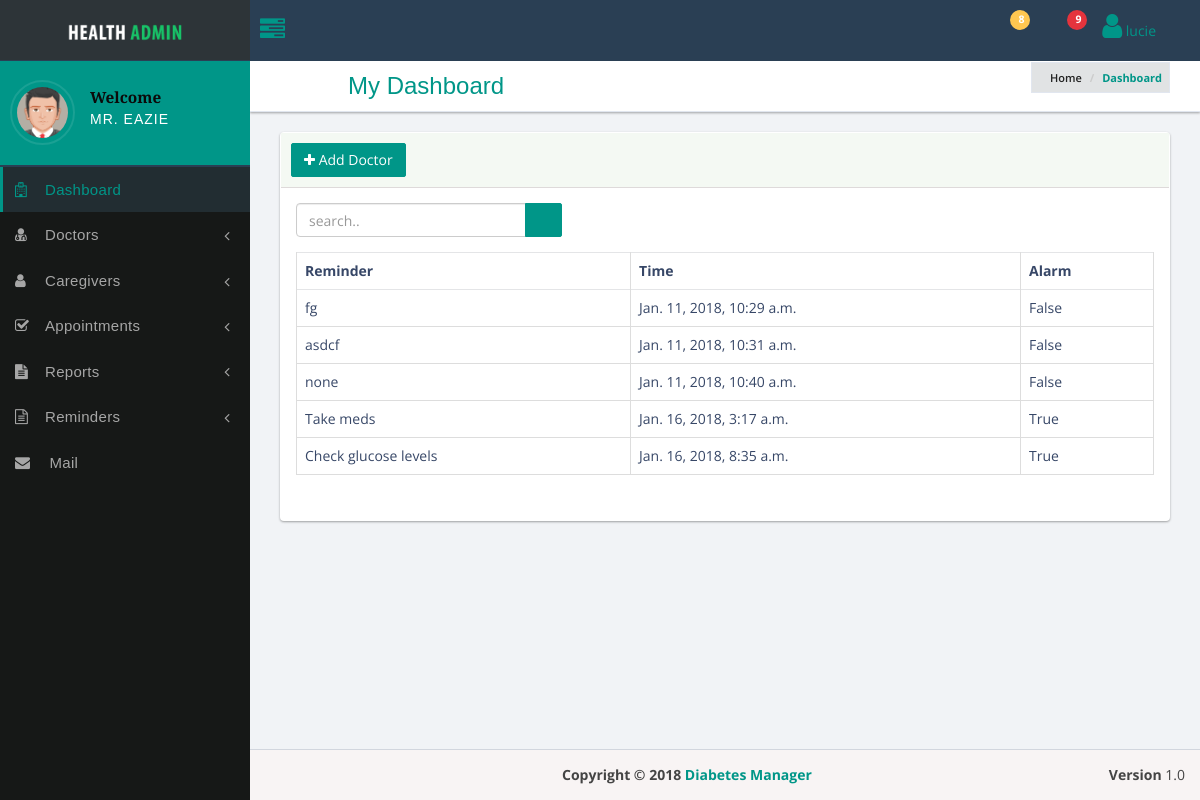
The app's page /reminderlist (signed in) with its own data.
### diabetes/models.py (models this page shows, shortened)
class Reminder(models.Model):
	reminder = models.CharField(max_length = 50)
	user = models.ForeignKey(User, on_delete=models.CASCADE, default=1)
	time = models.DateTimeField(auto_now=True)
	alarm = models.BooleanField(default=True)

### diabetes/views.py (the view)
# urls.py: url(r'^reminderlist', views.reminder_list, name = 'reminder_list'),
def reminder_list(request):
        reminders =	Reminder.objects.filter(user=request.user)
        return render(request, 'diabetes/reminders.html', {'reminders' : reminders})

### diabetes/templates/diabetes/reminders.html
{% extends 'diabetes/base.html' %}
{% block content %}
<div class="row">
    <div class="col-sm-12">
        <div class="panel panel-bd lobidrag">
            <div class="panel-heading">
                <div class="btn-group">
                    <a class="btn btn-success" href="app-list.html#"> <i class="fa fa-plus"></i>  Add Doctor</a>
                </div>
            </div>
            <div class="panel-body">
                <div class="row">
                    <div class="panel-header">
                        <div class="col-sm-4">
                        <div class="dataTables_length" id="example_length">
                            <div class="input-group custom-search-form">
                                <input type="search" class="form-control" placeholder="search..">
                                <span class="input-group-btn">
                                    <button class="btn btn-primary" type="button">
                                        <span class="glyphicon glyphicon-search"></span>
                                    </button>
                                </span>
                            </div>
                        </div>
                    </div>
                </div>
            </div>
            <div class="table-responsive">
                <table class="table table-bordered table-hover">
                    <thead>
                        <tr>
                            <th>Reminder</th>
                            <th>Time</th>
                            <th>Alarm</th>
                        </tr>
                    </thead>
                    <tbody>
                        {% for reminder in reminders %}
                            <tr>
                            <td>{{reminder.reminder}}</td>
                            <td>{{reminder.time}}</td>
                            <td>{{reminder.alarm}}</td>
                        </tr>
                        {% endfor %}
                    </tbody>
                </table>
            </div>
        </div>
    </div>
</div>
</div>
{% endblock %}

### diabetes/templates/diabetes/base.html (shortened to what this page needs)
<!DOCTYPE html>
{% load staticfiles %}
<html lang="en">
<head>
   <link href="{% static 'plugins/jquery-ui-1.12.1/jquery-ui.min.css' %} " rel="stylesheet" type="text/css"/>
   <link href="{% static 'bootstrap/css/bootstrap.min.css' %} " rel="stylesheet" type="text/css"/>
   <link href="{% static 'plugins/lobipanel/lobipanel.min.css' %} " rel="stylesheet" type="text/css"/>
   <link href="{% static 'plugins/pace/flash.css' %} " rel="stylesheet" type="text/css"/>
   <link href="{% static 'fonts/css/font-awesome.min.css' %} " rel="stylesheet" type="text/css"/>
   <link href="{% static 'pe-icon-7-stroke/css/pe-icon-7-stroke.css' %} " rel="stylesheet" type="text/css"/>
   <link href="{% static 'themify-icons/themify-icons.css' %} " rel="stylesheet" type="text/css"/>
        <link href="{% static 'plugins/toastr/toastr.css' %}" rel="stylesheet" type="text/css"/>
        <link href="{% static 'plugins/emojionearea/emojionearea.min.css' %}" rel="stylesheet" type="text/css"/>
        <link href="{% static 'plugins/monthly/monthly.css' %}" rel="stylesheet" type="text/css"/>
        <link href="{% static 'dist/css/stylehealth.min.css' %}" rel="stylesheet" type="text/css"/>
        <link rel="stylesheet" href="{% static 'base.css' %}">
    </head>
    <body class="hold-transition sidebar-mini">
        <div class="wrapper">
            <header class="main-header">
                <a href="index.html" class="logo">
                    <span class="logo-lg">
                        <img src=" dist/img/logo.png" alt="">
                    </span>
                </a>
                <nav class="navbar navbar-static-top ">
                    <a href="index.html#" class="sidebar-toggle" data-toggle="offcanvas" role="button">
                        <span class="fa fa-tasks"></span>
                    </a>
                    <div class="navbar-custom-menu">
                        <ul class="nav navbar-nav">
                            <li class="dropdown notifications-menu">
                                <a href="index.html#" class="dropdown-toggle" data-toggle="dropdown">
                                    <i class="pe-7s-bell"></i>
                                    <span class="label label-warning">8</span>
                                </a>
                            </li>
                            <li class="dropdown tasks-menu">
                                <a href="index.html#" class="dropdown-toggle" data-toggle="dropdown">
                                    <i class="pe-7s-file"></i>
                                    <span class="label label-danger">9</span>
                                </a>
                            </li>
                            {% if user.is_authenticated %}
                                <li class="dropdown dropdown-user admin-user">
                                    <a href="index.html#" class="dropdown-toggle" data-toggle="dropdown">
                                    <div class="user-image">
                                        <i class="fa fa-user fa-2x"></i>  {{ user.username }}
                                    </div>
                                    </a>
                                </li>
                            {% else %}
                                <a href="{% url 'login' %}" class="btn btn-theme">Login</a>
                            {% endif %}
                        </ul>
                    </div>
                </nav>
            </header>
          <aside class="main-sidebar">
                <div class="sidebar">
                    <div class="user-panel">
                        <div class="image pull-left">
                            <img src="{% static 'dist/img/avatar5.png' %}" class="img-circle" alt="User Image">
                        </div>
                        <div class="info">
                            <h4>Welcome</h4>
                            <p>Mr. Eazie</p>
                        </div>
                    </div>
                    <ul class="sidebar-menu">
                        <li class="active">
                            <a href="index.html"><i class="fa fa-hospital-o"></i><span>Dashboard</span>
                            </a>
                        </li>
                        <li class="treeview">
                            <a href="index.html#">
                                <i class="fa fa-user-md"></i><span>Doctors</span>
                                <span class="pull-right-container">
                                    <i class="fa fa-angle-left pull-right"></i>
                                </span>
                            </a>
                        </li>
                        <li class="treeview">
                            <a href="index.html#">
                                <i class="fa fa-user"></i><span>Caregivers</span>
                                <span class="pull-right-container">
                                    <i class="fa fa-angle-left pull-right"></i>
                                </span>
                            </a>
                        </li>
                        <li class="treeview">
                            <a href="index.html#">
                                <i class="fa fa-check-square-o"></i><span>Appointments</span>
                                <span class="pull-right-container">
                                <i class="fa fa-angle-left pull-right"></i>
                                </span>
                            </a>
                        </li>
                        <li class="treeview">
                            <a href="index.html#">
                              <i class="fa fa-file-text"></i><span>Reports</span>
                              <span class="pull-right-container">
                            <i class="fa fa-angle-left pull-right"></i>
                            </span>
                            </a>
                        </li>
                        <li class="treeview">
                            <a href="index.html#">
                                <i class="fa fa-file-text-o"></i><span>Reminders</span>
                                <span class="pull-right-container">
                                    <i class="fa fa-angle-left pull-right"></i>
                                </span>
                            </a>
                        </li>
                        <li>
                            <a href="mailbox.html">
                            <i class="fa fa-envelope"></i><span> Mail</span>
                            </a>
                        </li>
                    </ul>
        </div>
    </aside>
            <div class="content-wrapper">
                <section class="content-header">
                    <div class="header-title">
                        <h1> My Dashboard</h1>
                        <ol class="breadcrumb hidden-xs">
                            <li><a href="#"><i class="pe-7s-home"></i> Home</a></li>
                            <li class="active">Dashboard</li>
                        </ol>
                    </div>
                </section>
                <section class="content">
                        {% block content %}
                        {% endblock %}
                </section>
            </div>
            <footer class="main-footer">
                <div class="pull-right hidden-xs"> <b>Version</b> 1.0</div>
                <strong>Copyright &copy; 2018 <a href="#">Diabetes Manager</a></strong>
            </footer>
        </div>
    </body>
</html>

### diabetes/static/base.css (style rules this page uses)
p { color: #000; font-size: 1.0em; }
h1, h2, h3, h4, h5, h6 { color: #000; font-size: 1.1em; }

### records on screen
Reminder: reminder "fg", time "Jan. 11, 2018, 10:29 a.m.", alarm "False"
Reminder: reminder "asdcf", time "Jan. 11, 2018, 10:31 a.m.", alarm "False"
Reminder: reminder "none", time "Jan. 11, 2018, 10:40 a.m.", alarm "False"
Reminder: reminder "Take meds", time "Jan. 16, 2018, 3:17 a.m.", alarm "True"
Reminder: reminder "Check glucose levels", time "Jan. 16, 2018, 8:35 a.m.", alarm "True"

### other values on screen
{{ user.username }} "lucie"
